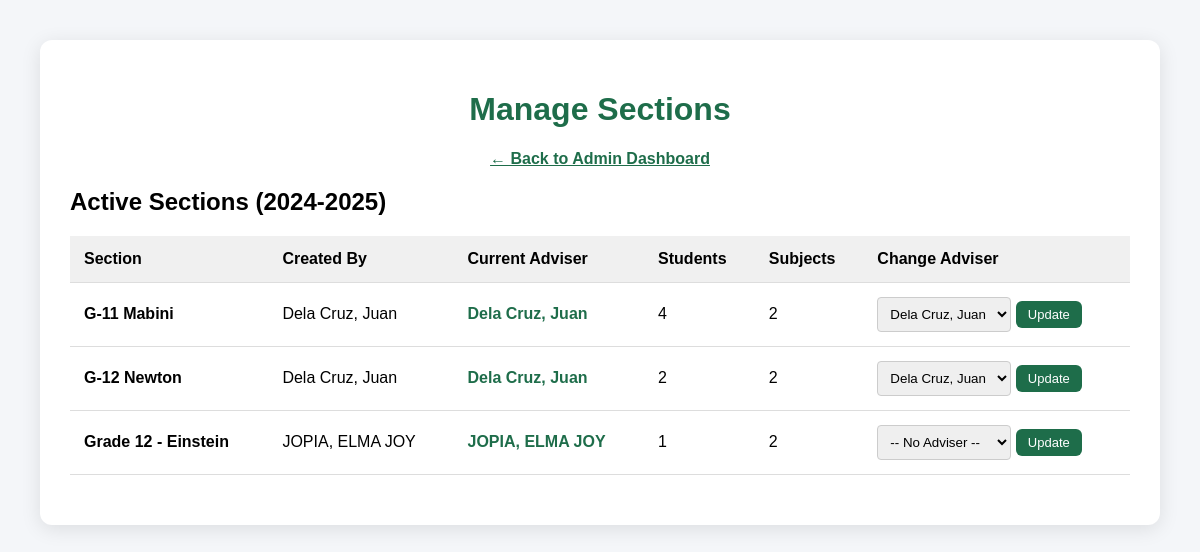
/pages/admin/manage_sections.php (signed in), run on the app's committed database.
### tables this page shows
CREATE TABLE `sections` (
  `section_id` int(11) NOT NULL,
  `school_year_id` int(11) NOT NULL,
  `name` varchar(100) DEFAULT NULL,
  `created_by_teacher_id` int(11) NOT NULL,
  `adviser_teacher_id` int(11) DEFAULT NULL
);

CREATE TABLE `teachers` (
  `teacher_id` int(11) NOT NULL,
  `user_id` int(11) NOT NULL,
  `first_name` varchar(100) DEFAULT NULL,
  `last_name` varchar(100) DEFAULT NULL,
  `employee_no` varchar(50) DEFAULT NULL,
  `is_active` tinyint(1) DEFAULT 1
);

### pages/admin/manage_sections.php (the view, shortened to what this page needs)
<?php
require_once '../../includes/auth.php';
$stmt = $pdo->prepare("
    SELECT t.teacher_id, t.first_name, t.last_name
    FROM teachers t
    JOIN users u ON t.user_id = u.user_id
    WHERE u.school_id = ? AND u.is_active = TRUE
    ORDER BY t.last_name, t.first_name
");
$stmt->execute([$_SESSION['school_id']]);
$teachers = $stmt->fetchAll();
$stmt = $pdo->prepare("
    SELECT
        sec.section_id,
        sec.name AS section_name,
        sec.created_by_teacher_id,
        t1.first_name AS creator_first,
        t1.last_name AS creator_last,
        t2.teacher_id AS adviser_id,
        t2.first_name AS adviser_first,
        t2.last_name AS adviser_last,
        (SELECT COUNT(DISTINCT e.student_id)
         FROM enrollments e
         JOIN section_subjects ss ON e.section_subject_id = ss.section_subject_id
         WHERE ss.section_id = sec.section_id) AS student_count,
        (SELECT COUNT(*)
         FROM section_subjects ss
         WHERE ss.section_id = sec.section_id) AS subject_count
    FROM sections sec
    JOIN school_years sy ON sec.school_year_id = sy.school_year_id
    LEFT JOIN teachers t1 ON sec.created_by_teacher_id = t1.teacher_id
    LEFT JOIN teachers t2 ON sec.adviser_teacher_id = t2.teacher_id
    WHERE sy.is_active = TRUE
    ORDER BY sec.name
");
$stmt->execute();
$sections = $stmt->fetchAll();
?>
<!DOCTYPE html>
<html lang="en">
<head>
</head>
<body>
<div class="container">
    <h1>Manage Sections</h1>
    <div class="back">
        <a href="dashboard.php">← Back to Admin Dashboard</a>
    </div>
    <h2>Active Sections (2024-2025)</h2>
    <?php if (empty($sections)): ?>
        <p>No sections found for the active school year.</p>
    <?php else: ?>
        <table>
            <thead>
                <tr>
                    <th>Section</th>
                    <th>Created By</th>
                    <th>Current Adviser</th>
                    <th>Students</th>
                    <th>Subjects</th>
                    <th>Change Adviser</th>
                </tr>
            </thead>
            <tbody>
                <?php foreach ($sections as $sec): ?>
                <tr>
                    <td><strong><?= htmlspecialchars($sec['section_name']) ?></strong></td>
                    <td>
                        <?= $sec['creator_last'] ? htmlspecialchars($sec['creator_last'] . ', ' . $sec['creator_first']) : '<em>Unknown</em>' ?>
                    </td>
                    <td class="adviser-current">
                        <?= $sec['adviser_last']
                            ? htmlspecialchars($sec['adviser_last'] . ', ' . $sec['adviser_first'])
                            : '<span class="no-adviser">No adviser assigned</span>' ?>
                    </td>
                    <td><?= (int)$sec['student_count'] ?></td>
                    <td><?= (int)$sec['subject_count'] ?></td>
                    <td>
                        <form method="post" style="display:inline;">
                            <select name="new_adviser_id">
                                <option value="">-- No Adviser --</option>
                                <?php foreach ($teachers as $t): ?>
                                    <option value="<?= $t['teacher_id'] ?>"
                                        <?= $sec['adviser_id'] == $t['teacher_id'] ? 'selected' : '' ?>>
                                        <?= htmlspecialchars($t['last_name'] . ', ' . $t['first_name']) ?>
                                    </option>
                                <?php endforeach; ?>
                            </select>
                            <button type="submit" name="change_adviser" class="btn" style="font-size:13px; padding:6px 12px;">
                                Update
                            </button>
                        </form>
                    </td>
                </tr>
                <?php endforeach; ?>
            </tbody>
        </table>
    <?php endif; ?>
</div>
</body>
</html>

### pages/admin/manage_sections.php (style rules this page uses)
body { font-family: Arial, sans-serif; margin: 40px; background: #f4f6f9; }
.container { max-width: 1200px; margin: auto; background: white; padding: 30px; border-radius: 12px; box-shadow: 0 4px 20px rgba(0,0,0,0.1); }
h1 { color: #1e6d4a; text-align: center; }
.back { margin: 20px 0; text-align: center; }
.back a { color: #1e6d4a; font-weight: bold; }
table { width: 100%; border-collapse: collapse; margin: 20px 0; }
th, td { padding: 14px; text-align: left; border-bottom: 1px solid #ddd; }
th { background: #f0f0f0; }
.adviser-current { font-weight: bold; color: #1e6d4a; }
select { padding: 8px; border-radius: 4px; border: 1px solid #ccc; }
.btn { background: #1e6d4a; color: white; padding: 8px 16px; text-decoration: none; border-radius: 6px; border: none; cursor: pointer; }

### data on the page
sections: name "G-11 Mabini", created_by_teacher.first_name "Dela Cruz, Juan", student_count "4", subject_count "2"
sections: name "G-12 Newton", created_by_teacher.first_name "Dela Cruz, Juan", student_count "2", subject_count "2"
sections: name "Grade 12 - Einstein", created_by_teacher.first_name "JOPIA, ELMA JOY", student_count "1", subject_count "2"

### other printed values
form field new_adviser_id "Dela Cruz, Juan"
